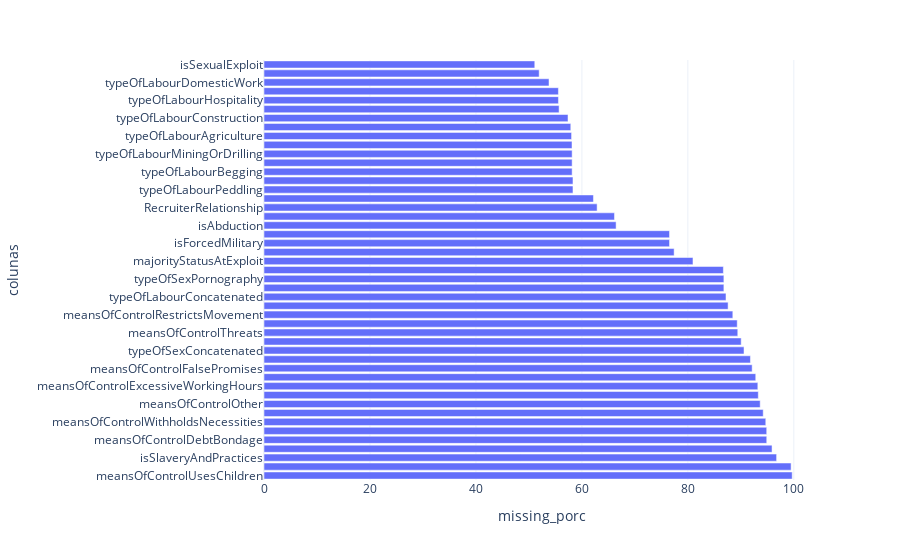

Write notebook code for a chart like this one.
### Code cell
fig_plotly = px.bar(
    ausentes.query('missing_porc > 50'), 
    x = 'missing_porc',
    y = 'colunas',
    template='plotly_white', 
    orientation='h')
fig_plotly.show()

### Figure 1 — Plotly figure (JSON) as saved in the notebook; plotly's stock layout.template omitted (floating-point values rounded to 4 significant figures)
{"data": [{"alignmentgroup": "True", "hoverlabel": {"namelength": 0}, "hovertemplate": "missing_porc=%{x}<br>colunas=%{y}", "legendgroup": "", "marker": {"color": "#636efa"}, "name": "", "offsetgroup": "", "orientation": "h", "showlegend": false, "textposition": "auto", "type": "bar", "x": [99.69, 99.48, 96.75, 95.89, 94.89, 94.88, 94.71, 94.22, 93.65, 93.29, 93.2, 92.81, 92.13, 91.81, 90.6, 90.06, 89.42, 89.31, 88.48, 87.59, 87.19, 86.8, 86.8, 86.7, 80.96, 77.41, 76.54, 76.54, 66.45, 66.15, 62.87, 62.18, 58.32, 58.32, 58.16, 58.16, 58.16, 58.13, 58.05, 57.9, 57.38, 55.69, 55.57, 55.57, 53.79, 51.94, 51.11], "xaxis": "x", "y": ["meansOfControlUsesChildren", "meansOfControlRestrictsFinancialAccess", "isSlaveryAndPractices", "meansOfControlThreatOfLawEnforcement", "meansOfControlDebtBondage", "meansOfControlRestrictsMedicalCare", "meansOfControlWithholdsNecessities", "meansOfControlSexualAbuse", "meansOfControlOther", "meansOfControlWithholdsDocuments", "meansOfControlExcessiveWorkingHours", "meansOfControlPsychoactiveSubstances", "meansOfControlFalsePromises", "meansOfControlTakesEarnings", "typeOfSexConcatenated", "meansOfControlPhysicalAbuse", "meansOfControlThreats", "typeOfSexPrivateSexualServices", "meansOfControlRestrictsMovement", "meansOfControlPsychologicalAbuse", "typeOfLabourConcatenated", "typeOfSexRemoteInteractiveServices", "typeOfSexPornography", "majorityEntry", "majorityStatusAtExploit", "isForcedMarriage", "isForcedMilitary", "isOrganRemoval", "isAbduction", "meansOfControlConcatenated", "RecruiterRelationship", "typeOfSexProstitution", "typeOfLabourPeddling", "typeOfLabourIllicitActivities", "typeOfLabourBegging", "typeOfLabourTransportation", "typeOfLabourMiningOrDrilling", "typeOfLabourAquafarming", "typeOfLabourAgriculture", "typeOfLabourManufacturing", "typeOfLabourConstruction", "typeOfLabourNotSpecified", "typeOfLabourHospitality", "typeOfLabourOther", "typeOfLabourDomesticWork", "isSexAndLabour", "isSexualExploit"], "yaxis": "y"}], "layout": {"barmode": "relative", "legend": {"tracegroupgap": 0}, "margin": {"t": 60}, "xaxis": {"anchor": "y", "domain": [0, 1], "title": {"text": "missing_porc"}}, "yaxis": {"anchor": "x", "domain": [0, 1], "title": {"text": "colunas"}}}}
